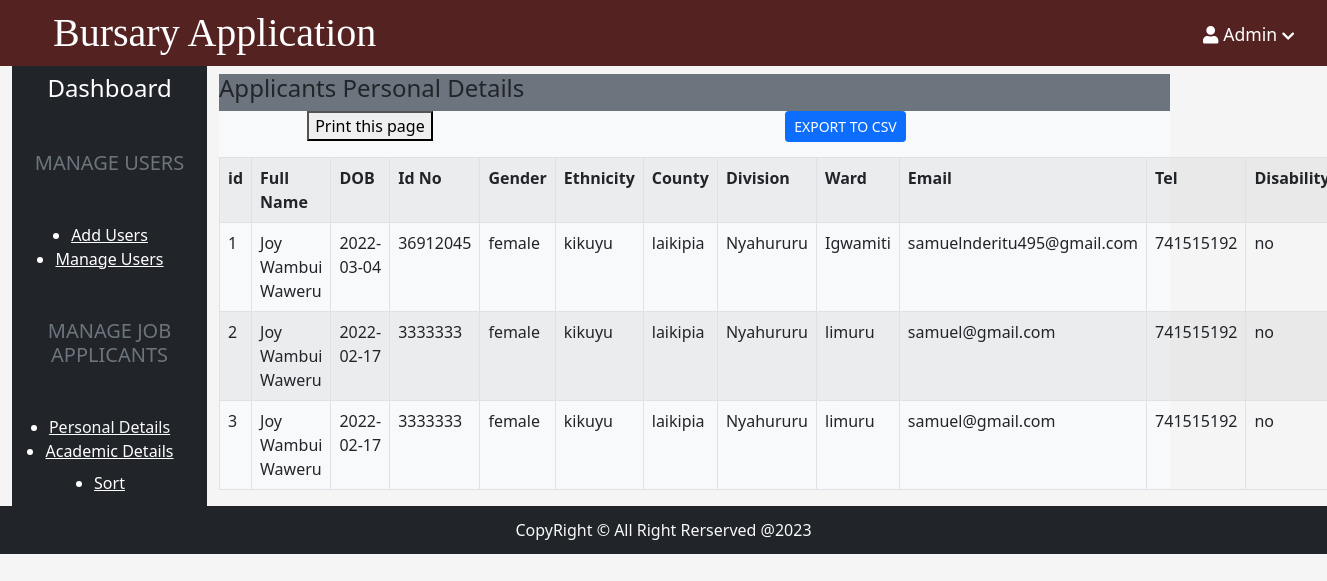
Screenshot of /personaldetails.php with the database file from the repository.
### tables this page shows
CREATE TABLE `personal_details` (
  `id` int(11) NOT NULL,
  `full_name` varchar(255) NOT NULL,
  `date_of_birth` varchar(255) NOT NULL,
  `id_number` int(255) NOT NULL,
  `sex` enum('male','female','other','') NOT NULL,
  `ethnicity` varchar(255) NOT NULL,
  `county` varchar(255) NOT NULL,
  `division` varchar(255) NOT NULL,
  `ward` varchar(255) NOT NULL,
  `email` varchar(255) NOT NULL,
  `tel` int(255) NOT NULL,
  `disability` enum('yes','no','','') NOT NULL,
  `time_stamp` timestamp NOT NULL DEFAULT current_timestamp() ON UPDATE current_timestamp()
);

### personaldetails.php (the view, shortened to what this page needs)
<?php  include('./app/includes/header.php')?>
<?php include('./app/includes/servernavbar.php')?>
<?php include('./admin.php')?>
<?php include("./controllers/connect.php")?>
<div class="col-md-10 ">
                <div class="view_body bg-secondary">
                    <div class="view_body_header my-2">
                        <h4 class="text-left text-dark my-2">Applicants Personal Details</h4>
                    </div>
                    <div class="view_body_body bg-light my-2">
                      <div class="bg-light">
                      <?php
                                  $sql = "SELECT id, full_name, date_of_birth, id_number, sex, ethnicity, county, division, ward, email, tel, disability FROM personal_details";
                                  $stmt = $conn->prepare($sql);
                                  $stmt->execute();
                            ?>
                            <div class="d-flex">
                            <p> <button onclick="window.printpart()">Print this page</button></p>
                           <p > <form action="./csv/personaldetails_csv.php" method="post">
                              <button type="submit" name="submit"class="btn btn-sm btn-primary text-white">EXPORT TO CSV</button>
                            </form></p>
                            </div>
                            <div id="top_print">
                          <table class="table table-striped  table-responsive table-condensed table-hover table-bordered" id="table" style="width:50%" name="test.csv">
                              <tr>
                                  <th>id</th>
                                  <th>Full Name</th>
                                  <th>DOB</th>
                                  <th>Id No</th>
                                  <th>Gender</th>
                                  <th>Ethnicity</th>
                                  <th>County</th>
                                  <th>Division</th>
                                  <th>Ward</th>
                                  <th>Email</th>
                                  <th>Tel</th>
                                  <th>Disability</th>
                             </tr>
                                <?php
                                 $result= mysqli_stmt_get_result($stmt);
                                 $num= mysqli_num_rows($result);
                                 if($num > 0){
                                      while($rows=mysqli_fetch_assoc($result)){?>
                                        <tr>
                                        <td><?php echo $rows['id']?></td>
                                        <td><?php echo $rows['full_name']?></td>
                                        <td><?php echo $rows['date_of_birth']?></td>
                                        <td><?php echo $rows['id_number']?></td>
                                        <td><?php echo $rows['sex']?></td>
                                        <td><?php echo $rows['ethnicity']?></td>
                                        <td><?php echo $rows['county']?></td>
                                        <td><?php echo $rows['division']?></td>
                                        <td><?php echo $rows['ward']?></td>
                                        <td><?php echo $rows['email']?></td>
                                        <td><?php echo $rows['tel']?></td>
                                        <td><?php echo $rows['disability']?></td>
                                    </tr>
                                    <?php
                                    }
                                 }else{
                                     header('location:manageUsers.php?error=norecord');
                                     exit();
                                 }
                                ?>
                            </table>
                                </div>
                      </div>
                    </div>
  </div>
 </div>
 <?php include('./adminfooter.php')?>

### assets/css/style.css (style rules this page uses)
* { margin: 0 auto; padding: 0 auto; box-sizing: border-box; }
body { background-color: #f5f5f5; overflow:scroll; }
#table { overflow-x: scroll; overflow-y: scroll; }

### rows the page displays
personal_details: id "1", full_name "Joy Wambui Waweru", date_of_birth "2022-03-04", id_number "36912045", sex "female", ethnicity "kikuyu", county "laikipia", division "Nyahururu", ward "Igwamiti", email "samuelnderitu495@gmail.com", tel "741515192", disability "no"
personal_details: id "2", full_name "Joy Wambui Waweru", date_of_birth "2022-02-17", id_number "3333333", sex "female", ethnicity "kikuyu", county "laikipia", division "Nyahururu", ward "limuru", email "samuel@gmail.com", tel "741515192", disability "no"
personal_details: id "3", full_name "Joy Wambui Waweru", date_of_birth "2022-02-17", id_number "3333333", sex "female", ethnicity "kikuyu", county "laikipia", division "Nyahururu", ward "limuru", email "samuel@gmail.com", tel "741515192", disability "no"
